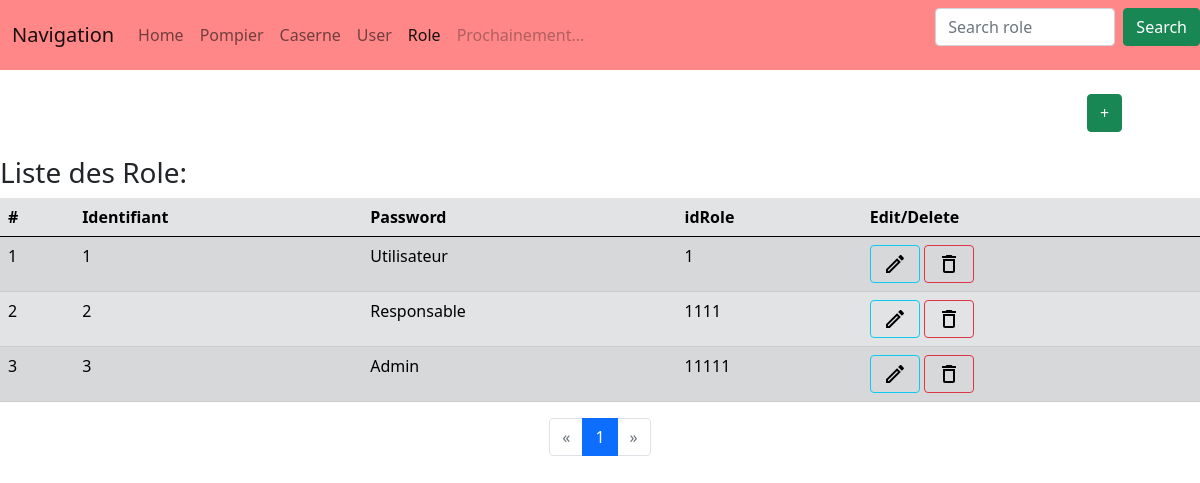
Screenshot of /role/affiche with the database file from the repository.
### tables this page shows
create table role (
    Id INT NOT NULL AUTO_INCREMENT,
    Role varchar(20),
    Permission binary(8),
    primary key (Id)
);

### app/utils/Renderer.php (called while the page is built, shortened)
<?php
class Renderer
{
    public static function render($file,array $data=null) : string
    {
        $path='../app/view/'.$file;
        include $path;
        $content = ob_get_contents();
        return $content;
    }
}
?>

### autoloader.php (called while the page is built, shortened)
<?php
class InitContext {
    public static $USECLASSEXTENSION = 0;
    public static $NOUSECLASSEXTENSION = 1;
    private $directoriesList = array(
        "./",
        "classes/",
        "vendor/",
    );
    private $classNameType;
    function __construct($type=1) {
        $this->classNameType = $type;
    }
    function autoloader($class): bool {
        foreach ($this->directoriesList as $path) {
            if ($this->classNameType == self::$USECLASSEXTENSION) {
                $filename = __DIR__ . "/" . $path . str_replace('\\', '/', $class) . ".class.php";
            } elseif ($this->classNameType == self::$NOUSECLASSEXTENSION) {
                $filename = __DIR__ . "/" . $path . str_replace('\\', '/', $class) . ".php";
            }
            if (file_exists($filename) && is_readable($filename)) {
                if (class_exists($class)) {
                    return TRUE;
                }
            }
        }
        return false;
    }
}
?>

### app/models/DAORole.php (called while the page is built, shortened)
<?php
class DAORole {
    private $cnx;
    public function __construct($cnx) {
        $this->cnx = $cnx;
    }
    public function findAll($offset = 0, $limit = 10): Array {
        $sql = 'SELECT * FROM role LIMIT :limit OFFSET :offset';
        $prepared_Statement = $this->cnx->prepare($sql);
        $prepared_Statement->bindValue(':limit', $limit, \PDO::PARAM_INT);
        $prepared_Statement->bindValue(':offset', $offset, \PDO::PARAM_INT);
        $prepared_Statement->execute();
        $desRoles = array();
        while ($row = $prepared_Statement->fetch(\PDO::FETCH_ASSOC)) {
            $desRoles[] = new Role($row['Id'], $row['Role'], $row['Permission']);
        }
        return $desRoles;
    }
    public function count(): int {
        $sql = 'SELECT COUNT(*) as nbRoles from role p ;';
        $statement = $this->cnx->query($sql);
        $nbRoles = $statement->fetch(\PDO::FETCH_ASSOC);
        $nbRole = $nbRoles['nbRoles'];
        return $nbRole;
    }
}
?>

### app/models/Role.php (called while the page is built, shortened)
<?php
class Role{
    private $id;
    private $role;
    private $permission;
    public function __construct($id,$role,$permission)
    {
        $this->id = $id;
        $this->role = $role;
        $this->permission = $permission;
    }
    public function getId() {
        return $this->id;
    }
    public function getRole() {
        return $this->role;
    }
    public function getPermission() {
        return $this->permission;
    }
}
?>

### app/view/view_role.php (the view, shortened to what this page needs)
<html>
    <?php include "Head.php"; ?>
    <body>
        <?php $ActivePageName = "role";
        include "view_NavBarre.php";
        ?>
        <br>
        <div class="container">
            <div class="row justify-content-end">
                <div class="col-1">
                    <span data-bs-toggle="tooltip" data-bs-placement="top" title="Ajout de Role">
                        <button type="button" class="btn btn-success" data-bs-toggle="modal" data-bs-target="#createRoleModal">+</button>
                    </span>
                </div>
            </div>
        </div>
        <br>
        <div><h3>Liste des Role:</h3></div>
        <?php
        if (isset($_GET["page"])) {
            $NumPage = $_GET["page"];
        } else {
            $NumPage = 1;
        }
        if (isset($_GET["search"])) {
            $NumLikes = "&search=" . intval($_GET["search"]);
        } else {
            $NumLikes = "";
        }
        ?>
        <table id="tableRole" class="table table-striped table-hover table-Secondary .table-responsive" >
            <thead>
                <tr>
                    <th data-bs-toggle="tooltip" data-bs-placement="top" title="NumRole Int(11)">#</th>
                    <th data-bs-toggle="tooltip" data-bs-placement="top" title="Varchar(15)">Identifiant</th>
                    <th data-bs-toggle="tooltip" data-bs-placement="top" title="Varchar(20)">Password</th>
                    <th data-bs-toggle="tooltip" data-bs-placement="top" title="Int (8)">idRole</th>
                    <th>Edit/Delete</th>
                </tr>
            </thead>
            <tbody>
                <?php
                foreach ($LstRole as $Role) {
                    ?>
                    <tr>
                        <td><?php $id = $Role->getId();
                    echo $id;
                    ?></td>
                        <td id="<?php echo $id . ":Id"; ?>"><?php echo $Role->getId(); ?></td>
                        <td id="<?php echo $id . ":Role"; ?>"><?php echo $Role->getRole(); ?></td>
                        <td id="<?php echo $id . ":Permission"; ?>"><?php echo $Role->getPermission(); ?></td>
                        <td><button id="<?php echo $id . ":edit"; ?>" onclick="Edit(<?php echo $id; ?>)" type="button" class="btn btn-outline-info" data-bs-toggle="modal" data-bs-target="#editRoleModal"><img class="fit-picture" src="/img/edit_black_24dp.svg" alt="edit"></button>
                            <button id="<?php echo $id . ":del"; ?>" onclick="ConfirmDelete(<?php echo $id; ?>)" type="button" class="btn btn-outline-danger" data-bs-toggle="modal" data-bs-target="#confirmDeleteRoleModal"><img class="fit-picture" src="/img/delete_black_24dp.svg" alt="delete"></button></td>
                    </tr>
                    <?php
                }
                ?>
            </tbody>
        </table>
        <?php
        function round_up($number, $precision = 1) {
            $fig = (int) str_pad('1', $precision, '0');
            return (ceil($number * $fig) / $fig);
        }
        $nbPage = round_up($CountRole / 10);
        $index = 1;
        $classPreview = "";
        $classNext = "";
        if ($NumPage == 1) {
            $classPreview = "disabled";
        }
        if (strval($NumPage) == strval($nbPage)) {
            $classNext = "disabled";
        }
        ?>
        <footer>
            <nav aria-label="Page navigation">
                <ul class="pagination justify-content-center">
                    <li class="page-item <?php echo $classPreview; ?>">
                        <a class="page-link" href="?page=<?php echo $NumPage - 1, $NumLikes; ?>" aria-label="Previous">
                            <span aria-hidden="true">&laquo;</span>
                        </a>
                    </li>
                    <?php
                    while ($index <= $nbPage) {
                        $isactive = "";
                        if ($index == $NumPage) {
                            $isactive = "active";
                        }
                        ?>
                        <li class="page-item <?php echo $isactive ?>"><a class="page-link" href="?page=<?php echo $index, $NumLikes; ?>"><?php echo $index; ?></a></li>
                        <?php
                        $index += 1;
                    }
                    ?>
                    <li class="page-item <?php echo $classNext ?>">
                        <a class="page-link" href="?page=<?php echo $NumPage + 1, $NumLikes; ?>" aria-label="Next">
                            <span aria-hidden="true">&raquo;</span>
                        </a>
                    </li>
                </ul>
            </nav>
        </footer>
    </body>
</html>

### rows the page displays
role: Id "1", Role "Utilisateur", Permission "1"
role: Id "2", Role "Responsable", Permission "1111"
role: Id "3", Role "Admin", Permission "11111"
